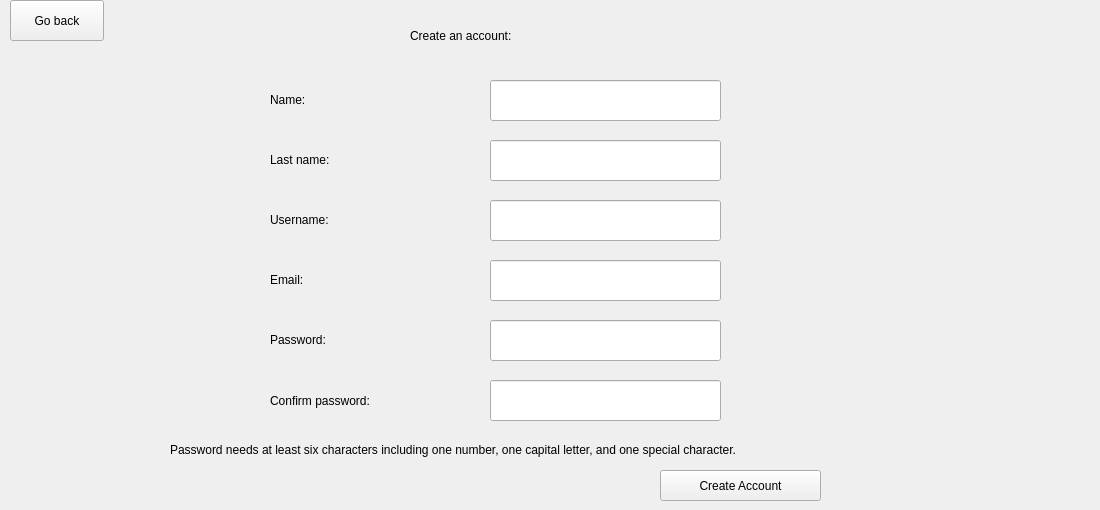
      <widget class="QWidget" name="create">
       <widget class="QLineEdit" name="name">
        <property name="geometry">
         <rect>
          <x>490</x>
          <y>80</y>
          <width>231</width>
          <height>41</height>
         </rect>
        </property>
        <property name="styleSheet">
         <string notr="true">font: 12pt &quot;Times New Roman&quot;;</string>
        </property>
       </widget>
       <widget class="QLabel" name="name_lbl">
        <property name="geometry">
         <rect>
          <x>270</x>
          <y>90</y>
          <width>63</width>
          <height>20</height>
         </rect>
        </property>
        <property name="styleSheet">
         <string notr="true">font: 12pt &quot;Times New Roman&quot;;</string>
        </property>
        <property name="text">
         <string>Name:</string>
        </property>
       </widget>
       <widget class="QLabel" name="last_name_lbl">
        <property name="geometry">
         <rect>
          <x>270</x>
          <y>150</y>
          <width>111</width>
          <height>20</height>
         </rect>
        </property>
        <property name="styleSheet">
         <string notr="true">font: 12pt &quot;Times New Roman&quot;;
</string>
        </property>
        <property name="text">
         <string>Last name:</string>
        </property>
       </widget>
       <widget class="QLabel" name="username_lbl">
        <property name="geometry">
         <rect>
          <x>270</x>
          <y>210</y>
          <width>91</width>
          <height>20</height>
         </rect>
        </property>
        <property name="styleSheet">
         <string notr="true">font: 12pt &quot;Times New Roman&quot;;</string>
        </property>
        <property name="text">
         <string>Username:</string>
        </property>
       </widget>
       <widget class="QLabel" name="email_lbl">
        <property name="geometry">
         <rect>
          <x>270</x>
          <y>270</y>
          <width>63</width>
          <height>20</height>
         </rect>
        </property>
        <property name="styleSheet">
         <string notr="true">font: 12pt &quot;Times New Roman&quot;;</string>
        </property>
        <property name="text">
         <string>Email:</string>
        </property>
       </widget>
       <widget class="QLabel" name="password_lbl">
        <property name="geometry">
         <rect>
          <x>270</x>
          <y>330</y>
          <width>111</width>
          <height>20</height>
         </rect>
        </property>
        <property name="styleSheet">
         <string notr="true">font: 12pt &quot;Times New Roman&quot;;</string>
        </property>
        <property name="text">
         <string>Password:</string>
        </property>
       </widget>
       <widget class="QLabel" name="confirm_password_lbl">
        <property name="geometry">
         <rect>
          <x>270</x>
          <y>390</y>
          <width>161</width>
          <height>21</height>
         </rect>
        </property>
        <property name="styleSheet">
         <string notr="true">font: 12pt &quot;Times New Roman&quot;;</string>
        </property>
        <property name="text">
         <string>Confirm password:</string>
        </property>
       </widget>
       <widget class="QLineEdit" name="password_2">
        <property name="geometry">
         <rect>
          <x>490</x>
          <y>320</y>
          <width>231</width>
          <height>41</height>
         </rect>
        </property>
        <property name="styleSheet">
         <string notr="true">font: 12pt &quot;Times New Roman&quot;;</string>
        </property>
        <property name="echoMode">
         <enum>QLineEdit::Password</enum>
        </property>
       </widget>
       <widget class="QLineEdit" name="email">
        <property name="geometry">
         <rect>
          <x>490</x>
          <y>260</y>
          <width>231</width>
          <height>41</height>
         </rect>
        </property>
        <property name="styleSheet">
         <string notr="true">font: 12pt &quot;Times New Roman&quot;;</string>
        </property>
       </widget>
       <widget class="QLineEdit" name="username">
        <property name="geometry">
         <rect>
          <x>490</x>
          <y>200</y>
          <width>231</width>
          <height>41</height>
         </rect>
        </property>
        <property name="styleSheet">
         <string notr="true">font: 12pt &quot;Times New Roman&quot;;</string>
        </property>
       </widget>
       <widget class="QLineEdit" name="last_name">
        <property name="geometry">
         <rect>
          <x>490</x>
          <y>140</y>
          <width>231</width>
          <height>41</height>
         </rect>
        </property>
        <property name="styleSheet">
         <string notr="true">font: 12pt &quot;Times New Roman&quot;;</string>
        </property>
       </widget>
       <widget class="QLineEdit" name="confirm_password">
        <property name="geometry">
         <rect>
          <x>490</x>
          <y>380</y>
          <width>231</width>
          <height>41</height>
         </rect>
        </property>
        <property name="styleSheet">
         <string notr="true">font: 12pt &quot;Times New Roman&quot;;</string>
        </property>
        <property name="echoMode">
         <enum>QLineEdit::Password</enum>
        </property>
       </widget>
       <widget class="QLabel" name="label_10">
        <property name="geometry">
         <rect>
          <x>410</x>
          <y>10</y>
          <width>351</width>
          <height>51</height>
         </rect>
        </property>
        <property name="styleSheet">
         <string notr="true">font: 24pt &quot;Times New Roman&quot;;</string>
        </property>
        <property name="text">
         <string>Create an account:</string>
        </property>
       </widget>
       <widget class="QPushButton" name="back">
        <property name="geometry">
         <rect>
          <x>10</x>
          <y>0</y>
          <width>94</width>
          <height>41</height>
         </rect>
        </property>
        <property name="styleSheet">
         <string notr="true">QPushButton#back {
font: 12pt &quot;Times New Roman&quot;;
min-width: 80px;
}
QPushButton#back:pressed {
    background-color: rgb(224, 224, 224);
    border-style: inset;
}</string>
        </property>
        <property name="text">
         <string>Go back</string>
        </property>
       </widget>
       <widget class="QPushButton" name="create_2">
        <property name="geometry">
         <rect>
          <x>660</x>
          <y>470</y>
          <width>161</width>
          <height>31</height>
         </rect>
        </property>
        <property name="styleSheet">
         <string notr="true">QPushButton#create_2 {
font: 12pt &quot;Times New Roman&quot;;
min-width: 80px;
}
QPushButton#create_2:pressed {
    background-color: rgb(224, 224, 224);
    border-style: inset;
}</string>
        </property>
        <property name="text">
         <string>Create Account</string>
        </property>
       </widget>
       <widget class="QLabel" name="last_name_lbl_2">
        <property name="geometry">
         <rect>
          <x>170</x>
          <y>440</y>
          <width>921</width>
          <height>20</height>
         </rect>
        </property>
        <property name="styleSheet">
         <string notr="true">font: italic 12pt &quot;Times New Roman&quot;;
</string>
        </property>
        <property name="text">
         <string>Password needs at least six characters including one number, one capital letter, and one special character.</string>
        </property>
       </widget>
      </widget>
